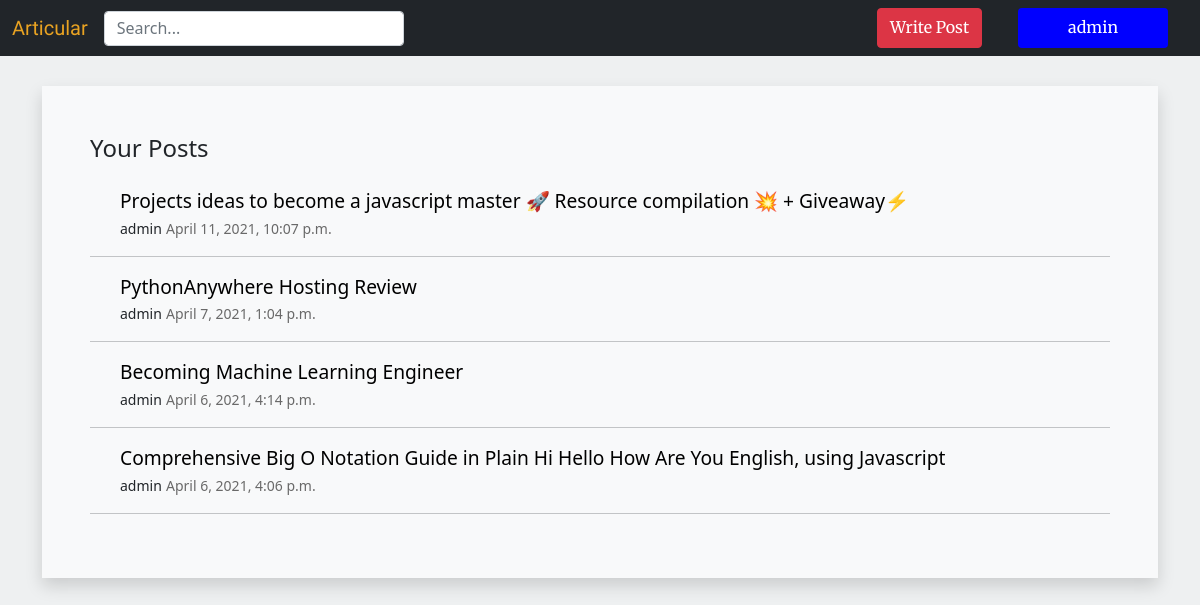
Before: /MyPosts/ (signed in) with the older database file.
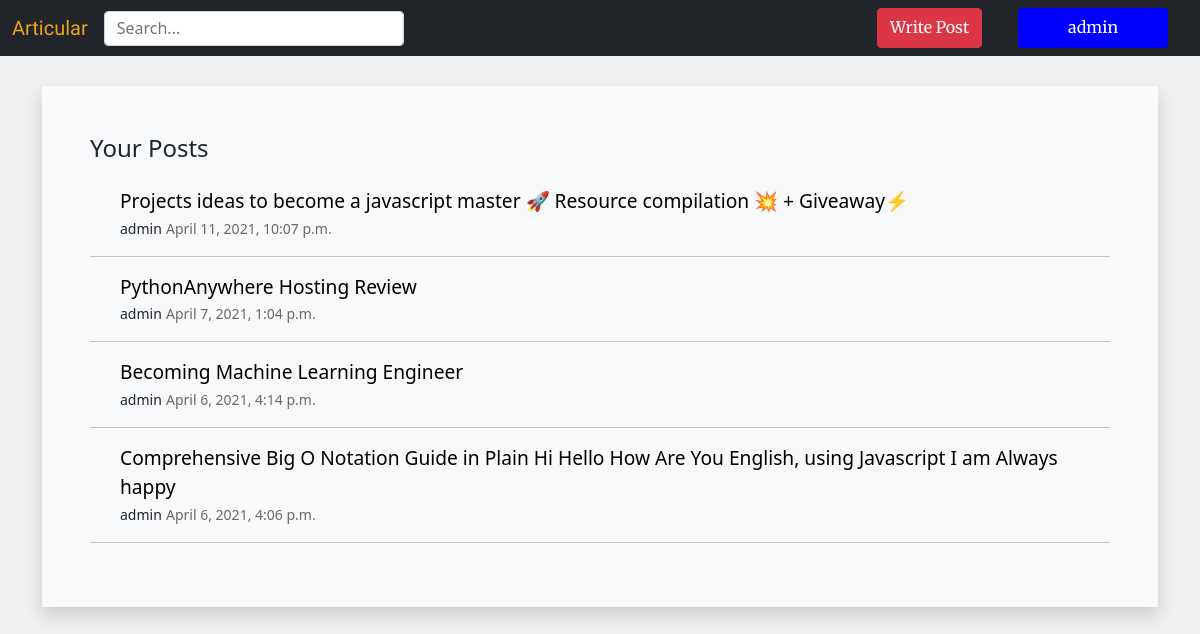
After: the same page with the newer database file.
### apps/main/models.py (models this page shows, shortened)
class Post(models.Model):
    user = models.ForeignKey(User,related_name='user',on_delete=models.CASCADE)
    title = models.CharField(max_length=255,blank=True,null=True)
    tags = TaggableManager()
    content = models.TextField(blank=True,null=True)
    created_at = models.DateTimeField(auto_now_add=True)
    class Meta:
    	ordering = ('-created_at',)

### apps/main/views.py (the view)
# urls.py: path('MyPosts/',views.myposts,name='myposts'),
def myposts(request):
    my_posts = Post.objects.filter(user=request.user)
    context = {
    	'posts':my_posts,
    }
    return render(request,'MyPosts.html',context)

### apps/userProfile/templates/MyPosts.html
{% extends 'base.html' %}
{% load static %}
{% block content %}
<div class="container" id="box" style="margin-top: 30px;margin-bottom: 30px;">
    <article class="bg-light shadow text-wrap p-5" id="my_posts">
        <h4 class="mb-4">Your Posts</h4>
    {% for post in posts %}
        <div style="margin-left: 30px;">
            <div>
                <a href="{% url 'blog_detail' pk=post.id %}" class="post_title">
                {{post.title}}</a>
            </div>
            <small style="font-weight: 500">{{post.user}}</small>
            <small style="color: dimgrey;">{{post.created_at}}</small>
        </div>
        <hr>
    {% endfor %}
    </article>
</div>
{% endblock %}

Changed rows visible on the page:
changed Post: title "Comprehensive Big O Notation Guide in Plain Hi Hello How Are You English, using Javascript" → "Comprehensive Big O Notation Guide in Plain Hi Hello How Are You English, using Javascript I am Always happy"
